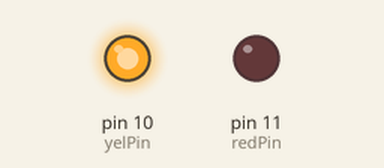
The sketch below on a simulated Arduino Uno, built with avr-gcc and run on an emulated ATmega328P. Parts: output pins drawn as LEDs (lit = HIGH).

Above: at 0.4 s.
At 6.8 s:
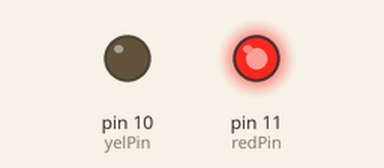
At 12.8 s:
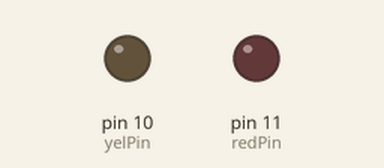
Timing chart, 0 to 17.7 s (numbered marks = the images above):
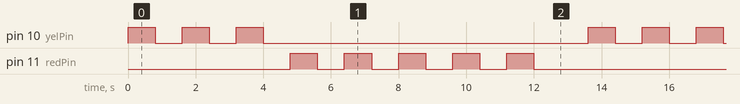

The sketch:

define_led_blink.ino
```cpp
int i;
int redPin = 11;
int yelPin = 10;
int timer = 800;
void setup()
{
  pinMode(redPin, OUTPUT);
  pinMode(yelPin, OUTPUT);
}

void loop()
{
  for(i = 1; i <= 3; i++)
  {
    digitalWrite(yelPin, HIGH);
    delay(timer);
    digitalWrite(yelPin, LOW);
    delay(timer);
  }

  for(i = 1; i <= 5; i++)
  {
    digitalWrite(redPin, HIGH);
    delay(timer);
    digitalWrite(redPin, LOW);
    delay(timer);
  }

  delay(timer);
}
```

Measured:
- by itself, pin 10 (yelPin): repeats every 13.6 s: 2 × (LOW 0.80 s, HIGH 0.80 s), LOW 9.6 s, HIGH 0.80 s
- by itself, pin 11 (redPin): repeats every 13.6 s: 4 × (LOW 0.80 s, HIGH 0.80 s), LOW 6.4 s, HIGH 0.80 s
- by itself, everything shown: repeats every 13.6 s, in 16 steps
